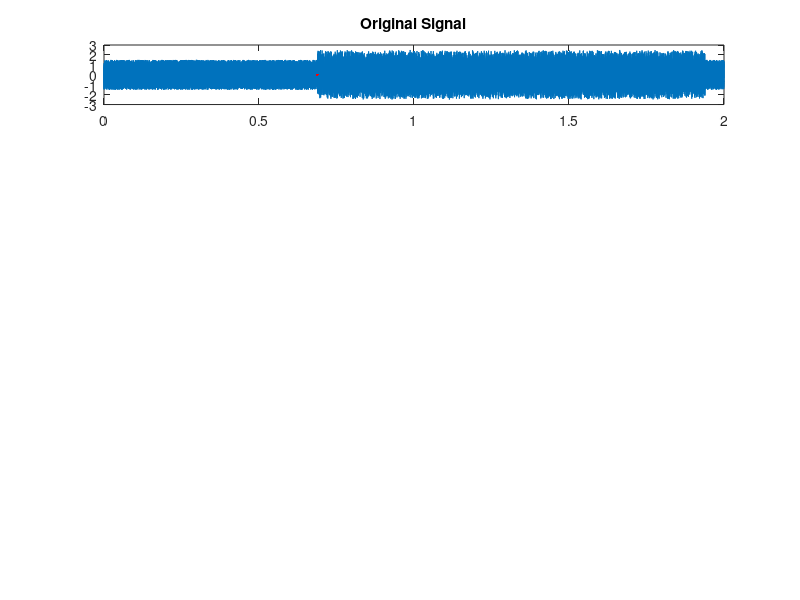

This chart was generated by the following MATLAB code: (Note: this script raises an error after producing the figure.)
samples = 32000;
sampling_rate = 16000;

duration = samples / sampling_rate;

amp_noise = 3;
amp_signal = 1;

pitch = 5000;
tone_samples = 20000;

t = [0:samples-1] / sampling_rate;

sine_t = [0:tone_samples-1] / sampling_rate;

noise = (rand(1, samples) - .5) * amp_noise;
sine_wave = amp_signal * ( sin(2*pi*pitch*sine_t));

sine_position = floor(rand(1, 1) * (samples - tone_samples)) + 1;

signal = noise;
end_sine = sine_position + tone_samples - 1;

signal(sine_position:end_sine) = signal(sine_position:end_sine) + sine_wave;

subplot(5, 1, 1);
plot(t, signal);
hold on

plot(sine_position / sampling_rate, 0, '.r');
hold off
title('Original Signal');

% Step 1: Filter signal
half_band_width = 5;

nyquist = sampling_rate / 2;
ntaps = 200;
high_pass_filter = (pitch - half_band_width) / nyquist;
low_pass_filter = (pitch + half_band_width) / nyquist;
[b, a] = fir1(ntaps, [high_pass_filter, low_pass_filter]);
signal_f = filter(b, a, signal);

subplot(5, 1, 2);
plot(t, signal_f);
hold on

plot(sine_position / sampling_rate, 0, '.r');
hold off
title('Step 1. Filter Signal');

% Step 2: shaping signal
signal_r = abs(signal_f);
subplot(5, 1, 3);
plot(t, signal_r);
hold on

plot(sine_position / sampling_rate, 0, '.r');
hold off
title('Step 2. Rectify Signal');


% step 3: Low-pass filter rectified signal
low_pass_filter_for_envolope = 20 / nyquist;
n_poles = 6;
[b, a] = butter(n_poles, low_pass_filter_for_envolope);
signal_env = filter(b, a, signal_r);
subplot(5, 1, 4);
plot(t, signal_env);
hold on

plot(sine_position / sampling_rate, 0, '.r');
hold off
title('Step 3. Envolope Signal');

% step 4: Threshold signal
threshold = amp_signal / 2;
gated = (signal_env > threshold);
subplot(5, 1, 5);
plot(t, signal_env);
hold on

plot(sine_position / sampling_rate, 0, '.r');
plot(t, gated, 'r');
% ylim([0 2]);
hold off
title('Step 4. Threshold Signal');
xlabel('Time (s)');

